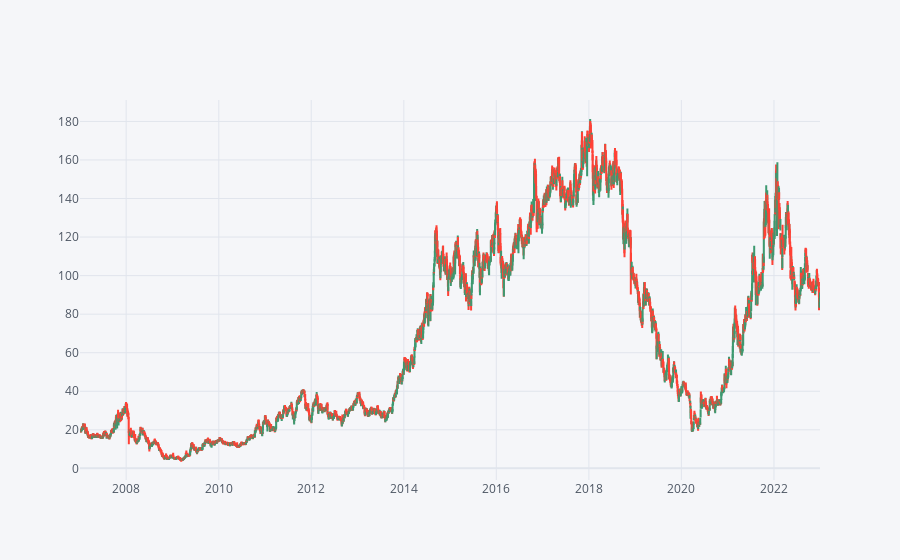

This figure's notebook cell:
### Code cell
arvind.iplot(kind = "candle")

### Figure 1 — Plotly figure (JSON) as saved in the notebook; plotly's stock layout.template omitted (floating-point values rounded to 4 significant figures; data arrays with more than 128 entries replaced by an {"elided": "..."} marker saying what was removed)
{"data": [{"close": {"elided": "3946 float values"}, "high": {"elided": "3946 float values"}, "low": {"elided": "3946 float values"}, "open": {"elided": "3946 float values"}, "showlegend": false, "type": "candlestick", "x": {"elided": "3946 str values"}, "yaxis": "y2"}], "layout": {"legend": {"bgcolor": "#F5F6F9", "font": {"color": "#4D5663"}}, "paper_bgcolor": "#F5F6F9", "plot_bgcolor": "#F5F6F9", "title": {"font": {"color": "#4D5663"}}, "xaxis": {"gridcolor": "#E1E5ED", "rangeslider": {"visible": false}, "showgrid": true, "tickfont": {"color": "#4D5663"}, "title": {"font": {"color": "#4D5663"}, "text": ""}, "zerolinecolor": "#E1E5ED"}, "yaxis": {"gridcolor": "#E1E5ED", "showgrid": true, "showticklabels": false, "tickfont": {"color": "#4D5663"}, "title": {"font": {"color": "#4D5663"}, "text": ""}, "zerolinecolor": "#E1E5ED"}, "yaxis2": {"gridcolor": "#E1E5ED", "showgrid": true, "tickfont": {"color": "#4D5663"}, "title": {"font": {"color": "#4D5663"}, "text": ""}, "zerolinecolor": "#E1E5ED"}}}
